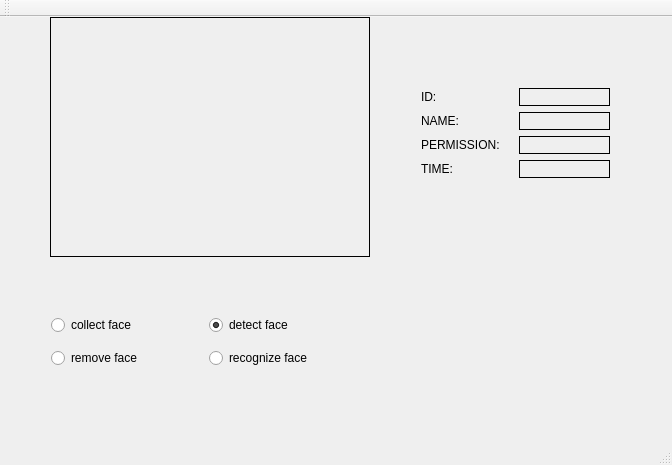
<?xml version="1.0" encoding="UTF-8"?>
<ui version="4.0">
 <class>MainWindow</class>
 <widget class="QMainWindow" name="MainWindow">
  <property name="geometry">
   <rect>
    <x>0</x>
    <y>0</y>
    <width>672</width>
    <height>465</height>
   </rect>
  </property>
  <property name="windowTitle">
   <string>MainWindow</string>
  </property>
  <widget class="QWidget" name="centralWidget">
   <widget class="QLabel" name="show">
    <property name="geometry">
     <rect>
      <x>50</x>
      <y>0</y>
      <width>320</width>
      <height>240</height>
     </rect>
    </property>
    <property name="frameShape">
     <enum>QFrame::Box</enum>
    </property>
    <property name="text">
     <string/>
    </property>
   </widget>
   <widget class="QWidget" name="layoutWidget">
    <property name="geometry">
     <rect>
      <x>40</x>
      <y>280</y>
      <width>331</width>
      <height>91</height>
     </rect>
    </property>
    <layout class="QGridLayout" name="gridLayout">
     <item row="0" column="0">
      <widget class="QRadioButton" name="collect_btn">
       <property name="text">
        <string>collect face</string>
       </property>
      </widget>
     </item>
     <item row="0" column="1">
      <widget class="QRadioButton" name="detect_btn">
       <property name="text">
        <string>detect face</string>
       </property>
       <property name="checked">
        <bool>true</bool>
       </property>
      </widget>
     </item>
     <item row="1" column="0">
      <widget class="QRadioButton" name="remove_btn">
       <property name="text">
        <string>remove face</string>
       </property>
       <property name="checked">
        <bool>false</bool>
       </property>
      </widget>
     </item>
     <item row="1" column="1">
      <widget class="QRadioButton" name="recognize_btn">
       <property name="text">
        <string>recognize face</string>
       </property>
       <property name="checked">
        <bool>false</bool>
       </property>
      </widget>
     </item>
    </layout>
   </widget>
   <widget class="QWidget" name="">
    <property name="geometry">
     <rect>
      <x>410</x>
      <y>60</y>
      <width>211</width>
      <height>112</height>
     </rect>
    </property>
    <layout class="QGridLayout" name="gridLayout_2">
     <item row="0" column="0">
      <widget class="QLabel" name="label_id">
       <property name="text">
        <string>ID:</string>
       </property>
      </widget>
     </item>
     <item row="0" column="1">
      <widget class="QLabel" name="text_id">
       <property name="frameShape">
        <enum>QFrame::Box</enum>
       </property>
       <property name="text">
        <string/>
       </property>
      </widget>
     </item>
     <item row="1" column="0">
      <widget class="QLabel" name="label_name">
       <property name="text">
        <string>NAME:</string>
       </property>
      </widget>
     </item>
     <item row="1" column="1">
      <widget class="QLabel" name="text_name">
       <property name="frameShape">
        <enum>QFrame::Box</enum>
       </property>
       <property name="text">
        <string/>
       </property>
      </widget>
     </item>
     <item row="2" column="0">
      <widget class="QLabel" name="label_permission">
       <property name="text">
        <string>PERMISSION:</string>
       </property>
      </widget>
     </item>
     <item row="2" column="1">
      <widget class="QLabel" name="text_permission">
       <property name="frameShape">
        <enum>QFrame::Box</enum>
       </property>
       <property name="text">
        <string/>
       </property>
      </widget>
     </item>
     <item row="3" column="0">
      <widget class="QLabel" name="label_time">
       <property name="text">
        <string>TIME:</string>
       </property>
      </widget>
     </item>
     <item row="3" column="1">
      <widget class="QLabel" name="text_time">
       <property name="frameShape">
        <enum>QFrame::Box</enum>
       </property>
       <property name="text">
        <string/>
       </property>
      </widget>
     </item>
    </layout>
   </widget>
  </widget>
  <widget class="QToolBar" name="mainToolBar">
   <attribute name="toolBarArea">
    <enum>TopToolBarArea</enum>
   </attribute>
   <attribute name="toolBarBreak">
    <bool>false</bool>
   </attribute>
  </widget>
  <widget class="QStatusBar" name="statusBar"/>
  <widget class="QMenuBar" name="menuBar">
   <property name="geometry">
    <rect>
     <x>0</x>
     <y>0</y>
     <width>672</width>
     <height>28</height>
    </rect>
   </property>
  </widget>
 </widget>
 <layoutdefault spacing="6" margin="11"/>
 <resources/>
 <connections/>
</ui>
